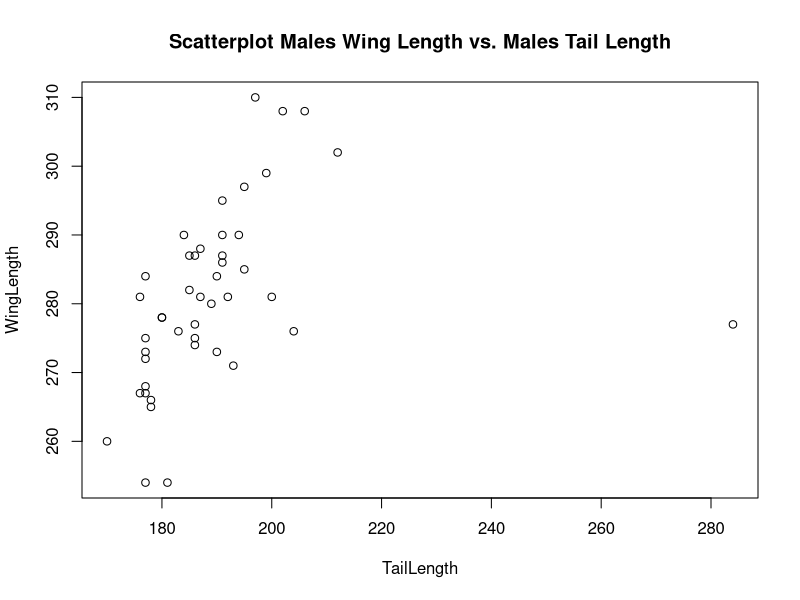
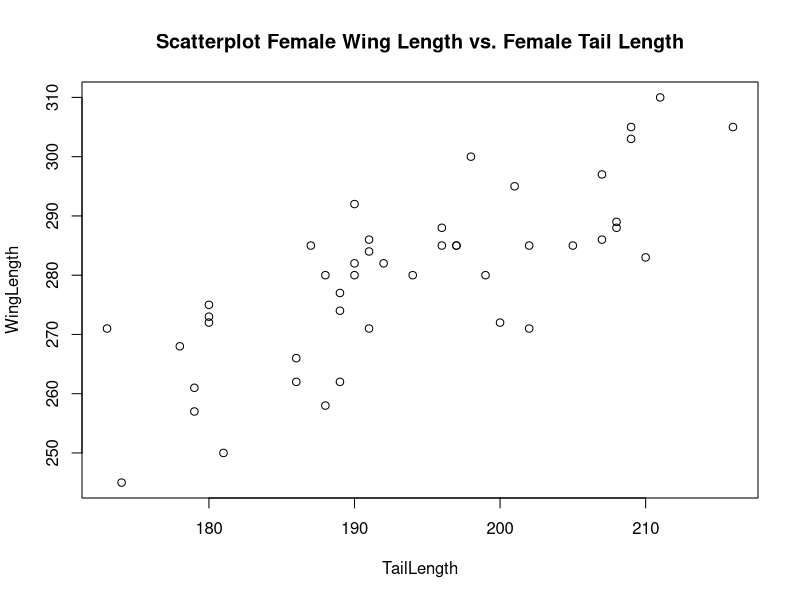
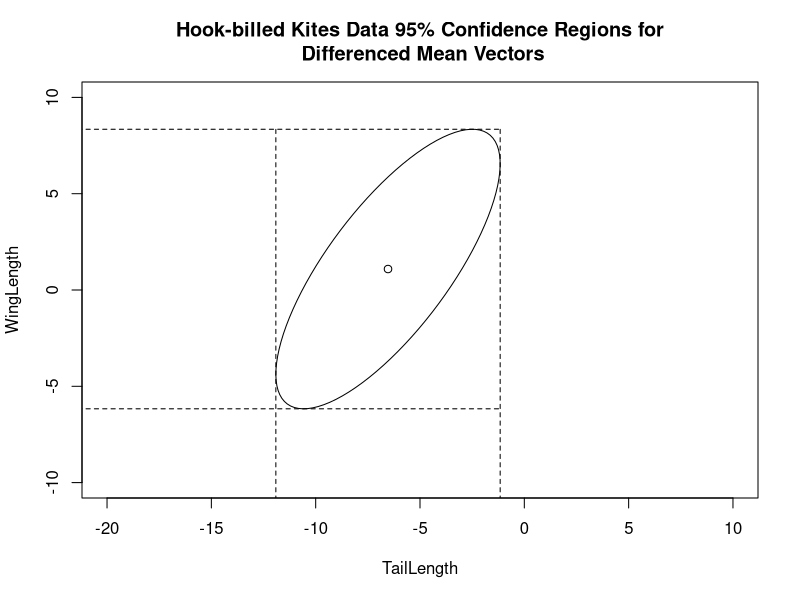

Recreate these plots in R, in order.
maledata <- c(180,  278,
  186,  277,
  206, 308,
  184,  290,
  177,  273,
  177,  284,
  176,  267,
  200,  281,
  191,  287,
  193,  271,
  212,  302,
  181,  254,
  195,  297,
  187,  281,
  190,  284,
  185,  282,
  195,  285,
  183,  276,
  202,  308,
  177,  254,
  177,  268,
  170,  260,
  186,  274,
  177,  272,
  178,  266,
  192,  281,
  204,  276,
  191,  290,
  178,  265,
  177,  275,
  284,  277,
  176,  281,
  185,  287,
  191,  295,
  177,  267,
  197,  310,
  199,  299,
  190,  273,
  180,  278,
  189,  280,
  194,  290,
  186,  287,
  191,  286,
  187,  288,
  186,  275)
T6.11 <- matrix(data=maledata,ncol=2,byrow=TRUE)

femaledata <- c(191,  284,
  197,  285,
  208,  288,
  180,  273,
  180,  275,
  188,  280,
  210,  283,
  196,  288,
  191,  271,
  179,  257,
  208,  289,
  202,  285,
  200,  272,
  192,  282,
  199,  280,
  186,  266,
  197,  285,
  201,  295,
  190,  282,
  209,  305,
  187,  285,
  207,  297,
  178,  268,
  202,  271,
  205,  285,
  190,  280,
  189,  277,
  211,  310,
  216,  305,
  189,  274,
  173,  271,
  194,  280,
  198,  300,
  180,  272,
  190,  292,
  191,  286,
  196,  285,
  207,  286,
  209,  303,
  179,  261,
  186,  262,
  174,  245,
  181,  250,
  189,  262,
  188,  258)
T5.12 <- matrix(data=femaledata,ncol=2,byrow=TRUE)

#Create Males data tables and scatterplot
males=data.frame(TailLength=T6.11[,1],WingLength=T6.11[,2])
plot(males,main="Scatterplot Males Wing Length vs. Males Tail Length")

#Male Data Summary
summary(males)
Mcov=cov(males)
malesbar<-apply(males,2,mean)

#Create Females data tables and scatterplot
females=data.frame(TailLength=T5.12[,1],WingLength=T5.12[,2])
plot(females,main="Scatterplot Female Wing Length vs. Female Tail Length")

#Female Data Summary
summary(females)
femalesbar<-apply(females,2,mean)
Fcov=cov(females)

#Create pooled data
n1=dim(males)[1]
n2=dim(females)[1]
p=dim(males)[2]
Spooled=((n1-1)*Mcov+(n2-1)*Fcov)/(n1+n2-2)

#Determine T2, obs. T2 and p-values
library(MASS)
T2=t(malesbar-femalesbar)%*%ginv((1/n1+1/n2)*Spooled)%*%(malesbar-femalesbar)
print(T2)
((n1+n2-2)*p)/(n1+n2-p-1)*qf(1-.05,df1=p,df2=n1+n2-p-1)
Pvalue<-1-pf(T2*(n1+n2-p-1)/(p*(n1+n2-2)),df1=p,df2=n1+n2-p-1)
print(Pvalue)

#Change outlier
newmales=males
newmales[31,1]=184

#NewMales Data Summary
summary(newmales)
NMcov=cov(newmales)
Nmalesbar<-apply(newmales,2,mean)

#Create New Pooled Data
NSpooled=((n1-1)*NMcov+(n2-1)*Fcov)/(n1+n2-2)

#Determine New T2, New obs. T2 and New p-values
library(MASS)
NT2=t(Nmalesbar-femalesbar)%*%ginv((1/n1+1/n2)*NSpooled)%*%(Nmalesbar-femalesbar)
print(NT2)
(((n1+n2-2)*p)/(n1+n2-p-1))*qf(1-.05,df1=p,df2=n1+n2-p-1)
NPvalue<-1-pf(NT2*(n1+n2-p-1)/(p*(n1+n2-2)),df1=p,df2=n1+n2-p-1)
print(NPvalue)

#Determine 95% confidence ellipse
Xbar=Nmalesbar-femalesbar
eigen(NSpooled)

y1=sqrt(259.86310)*(sqrt((1/n1+1/n2)*((n1+n2-2)*p)/(n1+n2-p-1)*qf(p=1-.05,df1=p,df2=n1+n2-p-1)))
y2=sqrt(32.67327)*(sqrt((1/n1+1/n2)*((n1+n2-2)*p)/(n1+n2-p-1)*qf(p=1-.05,df1=p,df2=n1+n2-p-1)))
print(y1)
print(y2)

#95% Confidence Interval
mu1.L=Xbar[1]-sqrt((((n1+n2-2)*p)/(n1+n2-p-1))*qf(1-.05,df1=p,df2=n1+n2-p-1))*sqrt((1/n1+1/n2)*NSpooled[1,1])
mu1.U=Xbar[1]+sqrt((((n1+n2-2)*p)/(n1+n2-p-1))*qf(1-.05,df1=p,df2=n1+n2-p-1))*sqrt((1/n1+1/n2)*NSpooled[1,1])

mu2.L=Xbar[2]-sqrt((((n1+n2-2)*p)/(n1+n2-p-1))*qf(1-.05,df1=p,df2=n1+n2-p-1))*sqrt((1/n1+1/n2)*NSpooled[2,2])
mu2.U=Xbar[2]+sqrt((((n1+n2-2)*p)/(n1+n2-p-1))*qf(1-.05,df1=p,df2=n1+n2-p-1))*sqrt((1/n1+1/n2)*NSpooled[2,2])

c(mu1.L,mu1.U)
c(mu2.L,mu2.U)


#Plot Confidence ellipse
library(ellipse)

plot(ellipse(NSpooled,centre=Xbar,t=sqrt((1/n1+1/n2)*((n1+n2-2)*p)/(n1+n2-p-1)*qf(1-.05,df1=p,df2=n1+n2-p-1))), type="l", main="Hook-billed Kites Data 95% Confidence Regions for
 Differenced Mean Vectors", xlim=c(-20,10),ylim=c(-10,10))
points(Xbar[1],Xbar[2])

#plot(ellipse(NSpooled,centre=Xbar,t=sqrt(((n1+n2-2)*p)/(n1+n2-p-1))*qf(.05,df1=p,df2=n1+n2-p-1)), type="l", main="Hook-billed Kites Data \n95% Density 
#Region for Normal Population \n and 95% Confidence Regions for Differenced Mean Vectors", xlim=c(-20,20),ylim=c(-10,10))
#points(Xbar[1],Xbar[2])

#library(car)
#rad <- sqrt(((n1+n2-2)*p)/(n1+n2-p-1)*qf(1-.05,df1=p,df2=n1+n2-p-1))
#ellipse(center=c(Xbar[1],Xbar[2]),shape=(1/n1+1/n2)*NSpooled,radius=rad,draw=TRUE)

#ellipse(center=c((xbar1.2[1,1]-xbar2[1,1]),(xbar1.2[2,1]-xbar2[2,1])),shape=(1/n1+1/n2)*spooled.2,radius=sqrt(c2.2),draw=TRUE)

lines(c(mu1.L,mu1.L),c(-20,mu2.U),lty=2)
lines(c(mu1.U,mu1.U),c(-20,mu2.U),lty=2)
lines(c(-25,mu1.U),c(mu2.L,mu2.L),lty=2)
lines(c(-25,mu1.U),c(mu2.U,mu2.U),lty=2)
